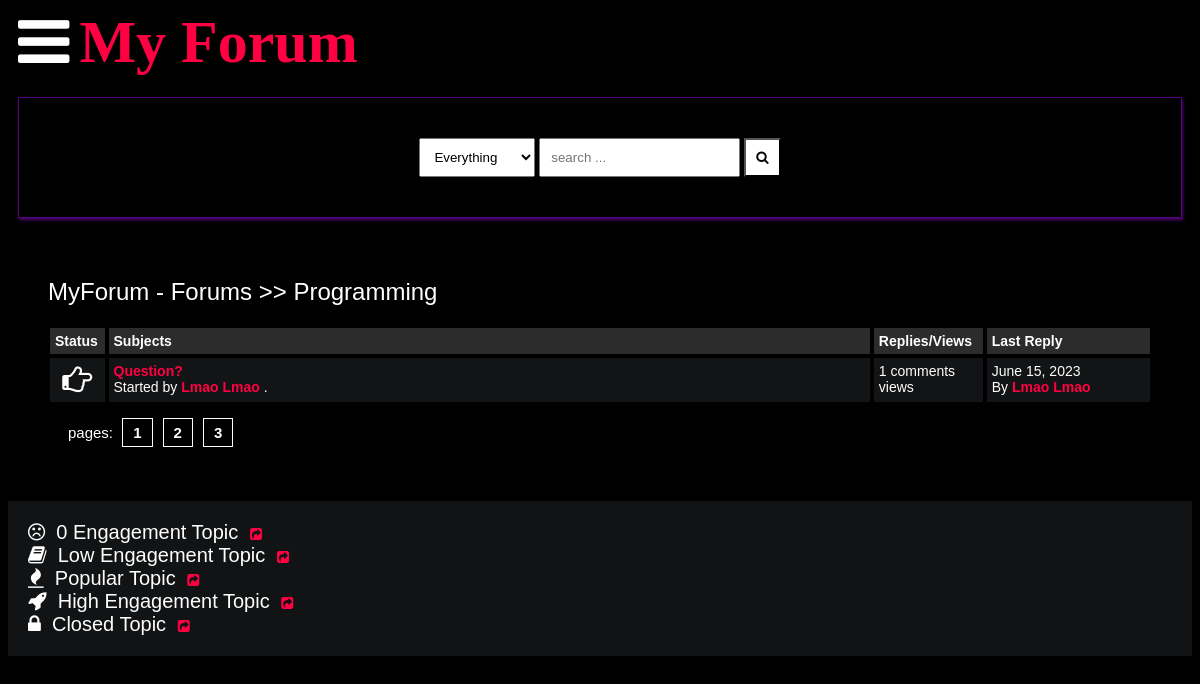
The app's page /posts/programming/, older data.
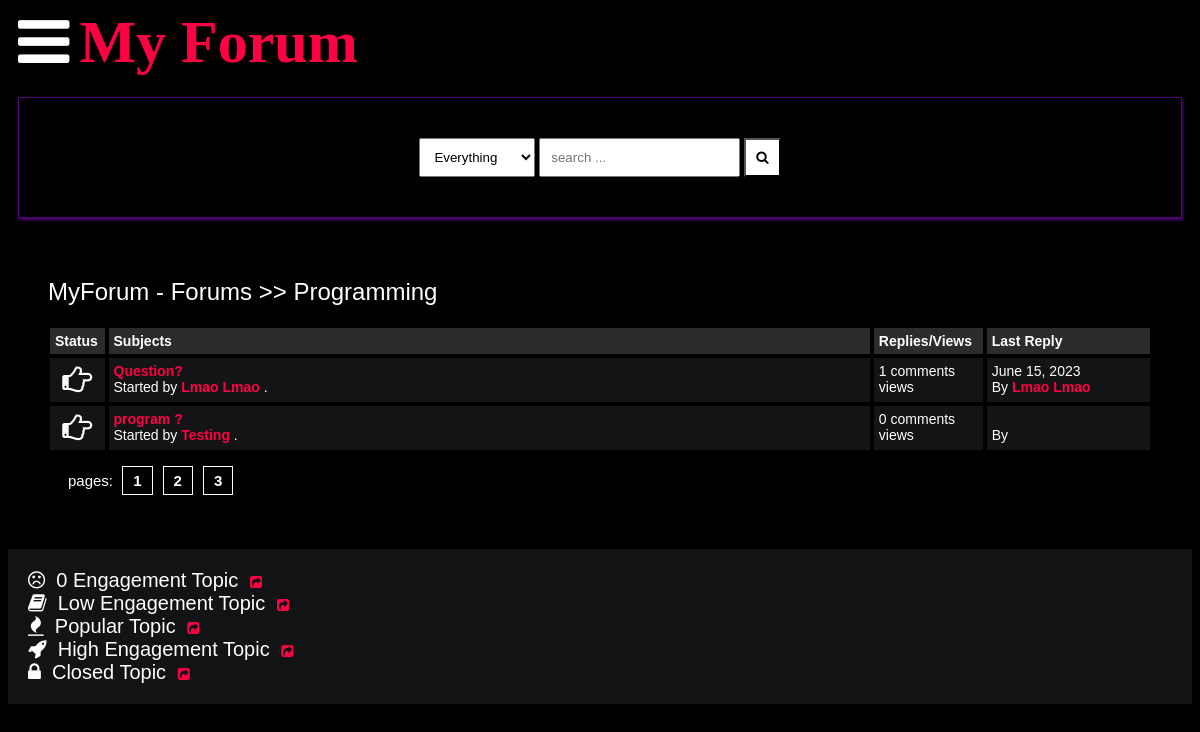
The same page, newer data.
### main/models.py (models this page shows, shortened)
class Post(models.Model):
    title = models.CharField(max_length=400)
    slug = models.SlugField(max_length=400, unique=True, blank=True)
    user = models.ForeignKey(Author, on_delete=models.CASCADE)
    content = HTMLField()
    categories = models.ManyToManyField(Category)
    date = models.DateTimeField(auto_now_add=True)
    approved = models.BooleanField(default=True)
    hit_count_generic = GenericRelation(HitCount, object_id_field='object_pk',
        related_query_name='hit_count_generic_relation'
    )
    tags = TaggableManager()
    comments = models.ManyToManyField(Comment, blank=True)
    def get_url(self):
        return reverse("detail", kwargs={
            "slug":self.slug
        })
    @property
    def num_comments(self):
        return self.comments.count()
    @property
    def last_reply(self):
        return self.comments.latest("date")

class Author(models.Model):
    user = models.ForeignKey(User, on_delete=models.CASCADE)
    fullname = models.CharField(max_length=40, blank=True)
    slug = slug = models.SlugField(max_length=400, unique=True, blank=True)
    bio = HTMLField()
    points = models.IntegerField(default=0)
    profile_pic = ResizedImageField(size=[50, 80], quality=100, upload_to="authors", default=None, null=True, blank=False)

class Comment(models.Model):
    user = models.ForeignKey(Author, on_delete=models.CASCADE)
    content = models.TextField()
    date = models.DateTimeField(auto_now_add=True)
    replies = models.ManyToManyField(Reply, blank=True)

### main/views.py (the view)
# urls.py: path("posts/<slug>/", posts, name="posts"),
def posts(request, slug):
    category = get_object_or_404(Category, slug=slug)
    posts = Post.objects.filter(approved=True, categories=category)
    context = {
        "posts":posts,
        "forum": category,
    }
    return render(request, "posts.html", context)

### main/models.py (called while the page is built)
    def get_url(self):
        return reverse("posts", kwargs={
            "slug":self.slug
        })

### templates/posts.html
{% extends 'base.html' %}
{% load hitcount_tags %}
{% block content %}
    <div class="container">
        <div class="navigate">
            <span><a href="{% url 'home' %}">MyForum - Forums</a> >> <a href="{{forum.get_url}}">{{forum.title}}</a></span>
        </div>
        <div class="posts-table">
            <div class="table-head">
                <div class="status">Status</div>
                <div class="subjects">Subjects</div>
                <div class="replies">Replies/Views</div>
                <div class="last-reply">Last Reply</div>
            </div>
            {% for post in posts %}
            <div class="table-row">
                <div class="status"><i class="fa fa-hand-o-right"></i></div>
                <div class="subjects">
                    <a href="{{post.get_url}}">{{post.title}}</a>
                    <br>
                    <span>Started by <b><a href="">{{post.user.fullname|title}}</a></b> .</span>
                </div>
                <div class="replies">
                    {{post.num_comments}} comments <br> {% get_hit_count for post %} views
                </div>
                <div class="last-reply">
                    {{post.last_reply.date|date}}
                    <br>By <b><a href="">{{post.last_reply.user.fullname|title}}</a></b>
                </div>
            </div>
            {% endfor %}
        </div>
            <div class="pagination">
                pages: <a href="">1</a><a href="">2</a><a href="">3</a>
            </div>
    </div>
    <div class="note">
        <span><i class="fa fa-frown-o"></i>&nbsp; 0 Engagement Topic</span>&nbsp;&nbsp;&nbsp;<a href=""><i class="fa fa-share-square"></i></a><br>
        <span><i class="fa fa-book"></i>&nbsp; Low Engagement Topic</span>&nbsp;&nbsp;&nbsp;<a href=""><i class="fa fa-share-square"></i></a><br>
        <span><i class="fa fa-fire"></i>&nbsp; Popular Topic</span>&nbsp;&nbsp;&nbsp;<a href=""><i class="fa fa-share-square"></i></a><br>
        <span><i class="fa fa-rocket"></i>&nbsp; High Engagement Topic</span>&nbsp;&nbsp;&nbsp;<a href=""><i class="fa fa-share-square"></i></a><br>
        <span><i class="fa fa-lock"></i>&nbsp; Closed Topic</span>&nbsp;&nbsp;&nbsp;<a href=""><i class="fa fa-share-square"></i></a><br>
    </div>
{% endblock content %}

Row changes from the older to the newer data that the page shows:
added Post: title "program ?", user.fullname "Testing", num_comments "0"
